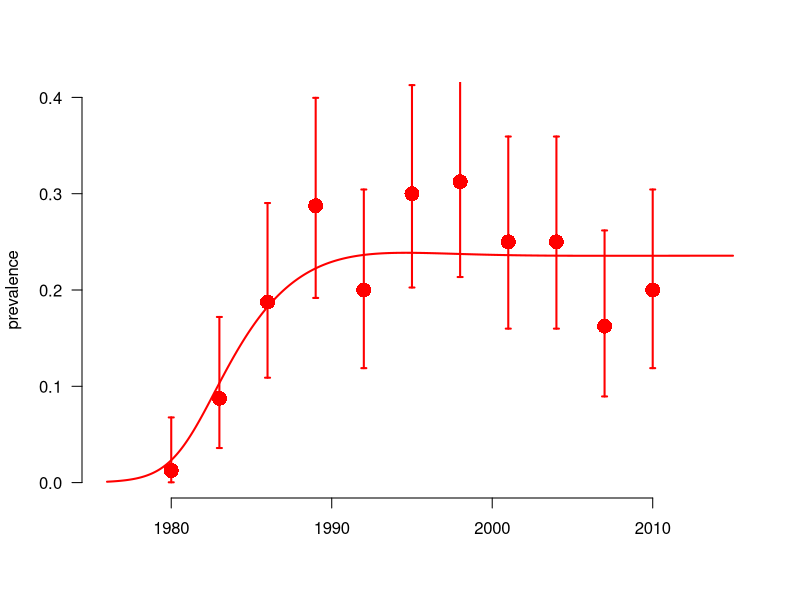
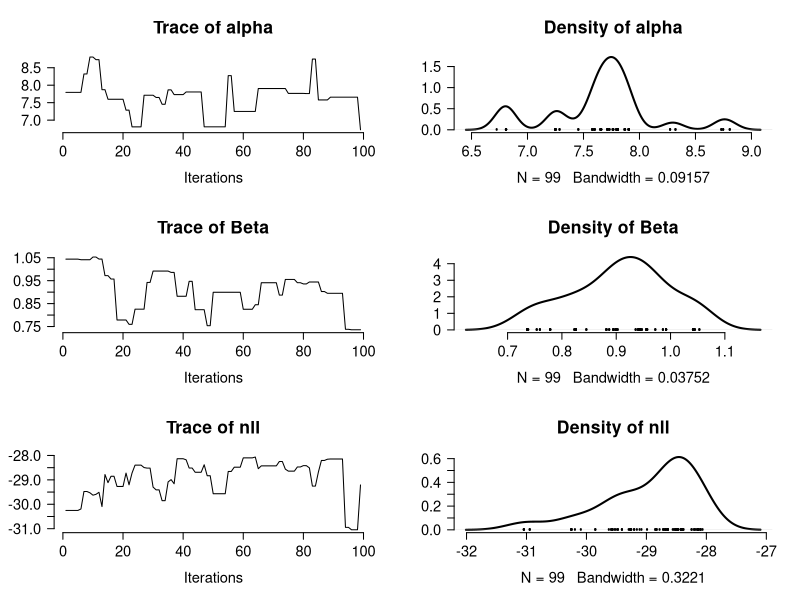

Write R code to recreate these figures, in order. (Note: this script raises an error after producing the figures.)
## Introduction to MCMC 2: Fitting an SI model to an HIV epidemic with adaptive block MCMC
## Steve Bellan 2015

## Meaningful Modeling of Epidemiologic Data, 2015 AIMS, Muizenberg

###################################################################### 

## By the end of this tutorial you should…

## * Understand how to simulate cross-sectional prevalence data around a simulated epidemic.
## * Calculate a binomial likelihood from these prevalence data and a fully specified epidemic model.
## * Be able to explain sequential, block, and adative Metropolis Hastings sampling algorithms.
## * Know how to assess multivariate MCMC chains for convergence both with trace plots and the Gelman-Rubin diagnostic.
## * Create 95% credible intervals (CrI's) and contours from the posterior

require(boot); require(deSolve); require(ellipse); require(coda)

## Function that makes a list of disease parameters with default values
disease_params <- function(Beta = 0.9
                           , alpha = 8 ## rate of beta decline with prevalence
                           , progRt = (1/10)*4 ## rate of of progression through each of the I classes, for 10 years total
                           , birthRt = .03 ## birth rate, 3% of people give birth per year
                           , deathRt = 1/60 ## 60 year natural life expectancy
                           )
    return(as.list(environment()))

disease_params()
disease_params(Beta = .2)

initPrev <- exp(-7) ## infected at start
tseqMonth <- seq(1976, 2015, by = 1/12)
init <- c(S=1, I1=initPrev, I2=0, I3=0, I4=0, CI = 0, CD = 0) ## modeling proportion of population
Is <- paste0('I',1:4) ## for easy indexing

## Define the SI ODE model. This model is equivalent to the model in HIV Spreadsheet #3. 
SImod <- function(tt, yy, parms) with(c(parms,as.list(yy)), {
    ## State variables are: S, I1, I2, I3, I4
    ## derived quantitties
    I <- I1+I2+I3+I4           ## total infecteds
    N <- I + S                 ## total population
    transmissionCoef <- Beta * exp(-alpha * I/N) ## Infectious contact rate
    ## state variable derivatives (ODE system)
    deriv <- rep(NA,7)
    deriv[1] <-	birthRt*N - deathRt*S - transmissionCoef*S*I/N ## Instantaneous rate of change: Susceptibles
    deriv[2] <-	transmissionCoef*S*I/N - progRt*I1 - deathRt*I1 ## Instantaneous rate of change: Infection class I1
    deriv[3] <-	progRt*I1 - progRt*I2 - deathRt*I2 ## Instantaneous rate of change:  Infection class I2
    deriv[4] <-	progRt*I2 - progRt*I3 - deathRt*I3 ## Instantaneous rate of change: Infection class I3 
    deriv[5] <-	progRt*I3 - progRt*I4 - deathRt*I4 ## Instantaneous rate of change: Infection class I4
    deriv[6] <-	transmissionCoef*S*I/N ## Instantaneous rate of change: Cumulative incidence
    deriv[7] <-	progRt*I4 ## Instantaneous rate of change: Cumulative mortality
    return(list(deriv))
})

## Function to run the deterministic model simulation, based on the ODE system defined in SImod().
simEpidemic <- function(init, tseq = tseqMonth, modFunction=SImod, parms = disease_params()) {
    simDat <- as.data.frame(lsoda(init, tseq, modFunction, parms=parms))
    simDat$I <- rowSums(simDat[, Is])
    simDat$N <- rowSums(simDat[, c('S',Is)])
    simDat$P <- with(simDat, I/N)
    return(simDat)
}

## Function to 'sample' the population:
## From a simulated epidemic, measure prevalence at several time points by performing
## cross-sectional samples of individuals at each time, testing them, and then calculating sample
## prevalence and associated binomial confidence intervals
sampleEpidemic <- function(simDat # Simulated data (produced by a call to simEpidemic()) representing the 'true' underlying epidemic trajectory
                           , sampleDates = seq(1980, 2010, by = 3) # Sample every 3 years from 1980 to 2010
                           , numSamp = rep(80, length(sampleDates)) # Number of individuals sampled at each time point
                           ) {
    prev_at_sample_times <- simDat[simDat$time %in% sampleDates, 'P']
    numPos <- rbinom(length(numSamp), numSamp, prev_at_sample_times)
    lci <- mapply(function(x,n) binom.test(x,n)$conf.int[1], x = numPos, n = numSamp)
    uci <- mapply(function(x,n) binom.test(x,n)$conf.int[2], x = numPos, n = numSamp)    
    return(data.frame(time = sampleDates, numPos, numSamp, sampPrev =  numPos/numSamp,
                      lci = lci, uci = uci))
}

## Run system of ODEs for "true" parameter values
trueParms <- disease_params() # Default model parameters are defined in lines 20-26
simDat <- simEpidemic(init, parms = trueParms) # Simulated epidemic (underlying process)

par(bty='n', lwd = 2)
# Plot simulated prevalence through time:
with(simDat, plot(time, P, xlab = '', ylab = 'prevalence', type = 'l', ylim = c(0,.4), col='red', las = 1))
## Take cross-sectional sample of individuals to get prevalence estimates at multiple time points:
set.seed(1) # Initiate the random number generator (so everyone's simulation looks the same)
myDat <- sampleEpidemic(simDat) # Simulate data from the sampling process (function defined above)
points(myDat$time, myDat$sampPrev, col = 'red', pch = 16, cex = 2) # Plot sample prevalence at each time point
arrows(myDat$time, myDat$uci, myDat$time, myDat$lci, col = 'red', len = .025, angle = 90, code = 3) # Plot 95% CI's around the sample prevalences

## To start, we need to write a -log likelihood function that gives the probability that a given parameter set
## (Beta, alpha values) would generate the observed data. Remember that we are assuming that there is some
## true underlying epidemic curve that is deterministic and the data we observe are only noisy
## because of sampling/observation error (not because the underying curve is also
## noisy--i.e. process error--which would be particularly likely for epidemics in small populations).

## We assume binomial sampling errors. So we can write the -log-likelihood as the probability of
## observing the observed number positive out of each sample if the prevalence is the value generated by
## a model parameterized by a given set of parameters:

llikelihood <- function(parms = disease_params(), obsDat=myDat) {
    simDat <- simEpidemic(init, parms=parms)
    ## What are the rows from our simulation at which we have observed data?
    matchedTimes <- simDat$time %in% obsDat$time
    lls <- dbinom(obsDat$numPos, obsDat$numSamp, prob = simDat$P[matchedTimes], log = T)
    return(sum(lls))
}
llikelihood(trueParms) ## loglikelihood of the true parameters (which we usually never know)
llikelihood(disease_params(Beta = 3, alpha = 1))  ## vs some random guessed parameters

## Log-Prior (assume uninformative)
lprior <- function(parms=disease_params()) with(parms, {
    lp <- 0     ## whatever the parameters are, assume they have the same probability
    return(lp)
})

llikePrior <- function(fit.params=NULL, ## parameters to fit
                       ref.params = disease_params(), ## reference parameters
                       obsDat=myDat) { ## observed data
    parms <- within(ref.params, { ## subs fitting parameters into reference parameter vector
        for(nm in names(fit.params)) assign(nm, as.numeric(fit.params[nm]))
        rm(nm)
    })
    llikelihood(parms, obsDat=obsDat) + lprior(parms)
}
llikePrior(obsDat=myDat)

logParms <- function(fit.params) {
    fit.params <- log(fit.params)
    names(fit.params) <- paste0('log',names(fit.params))
    return(fit.params)
}
unlogParms <- function(fit.params) {
    fit.params <- exp(fit.params)
    names(fit.params) <- sub('log','', names(fit.params))
    return(fit.params)
}
unlogParms(logParms(c(alpha = 3, Beta=.3)))

## set bounds on initial parameter guesses
initBounds <- data.frame(rbind( ## for initial conditions
                               c(log(.2),log(2)) ## beta
                               ,c(log(1), log(30)) ## alpha
                               ,c(log(1),log(1/10)))) ## progRt
colnames(initBounds) <- c('lower','upper')
rownames(initBounds) <- c('logBeta','logalpha','logprogRt')
class(initBounds[,2]) <- class(initBounds[,1]) <- 'numeric'
initBounds

##  randomly select a value that is uniformly distributed between these bounds
initRand <- function(fit.params) {
    fit.params <- logParms(fit.params)
    tempnm <- names(fit.params)
    for(nm in tempnm) fit.params[nm] <- runif(1, min = initBounds[rownames(initBounds)==nm, 'lower'], 
                                              max =  initBounds[row.names(initBounds)==nm, 'upper'])
    return(unlogParms(fit.params))
}
## give it parameter vector and it will simulate random values within the bounds for those values
initRand(c(alpha = 3, Beta = 1)) 
initRand(c(alpha = NA, Beta = NA)) ## independent of the inputs, just requires the parameter vector names

mcmcSampler <- function(init.params, ref.params=disease_params(),
                        obsDat = myDat, seed = 1,
                        proposer = sequential.proposer(sdProps=sdProps),
                        adaptiveMCMC = F, startAdapt = 300,
                        plotterLoops = NULL, ## repeat plot of some iterations more to lengthen their display
                        showing = showingFXN(),
                        plotter = plotterTS, randInit = T, niter = 100, nburn = 0, adptBurn = 200,
                        verbose=0, plotNM=NULL, tell = 100) {
    if(verbose>2) browser()
    if(randInit) init.params <- initRand(init.params)
    current.params <- init.params
    nfitted <- length(current.params)
    vv <- 2 ## mcmc iteration
    accept <- 0
    curVal <- llikePrior(current.params, ref.params = ref.params, obsDat=obsDat)
    out <- matrix(NA, nr = niter, nc=length(current.params)+1)
    out[1,] <- c(current.params, nll = -curVal)
    colnames(out) <- c(names(current.params), 'nll')
    max_index <- dim(out)[1]
    last.it <- 0
    ## Store original covariance matrix
    if(proposer$type=='block') originalCovar <- get('covar', envir = environment(proposer$fxn)) 
    while(vv <= max_index) {
        if ((verbose > 1) || (verbose && (vv%%tell == 0))) print(paste("on iteration",vv,"of",last.it + niter + 1))
        ## Adaptive MCMC
        ## adapt covariance every 50 iterations
        if(adaptiveMCMC & proposer$type=='block' & vv > startAdapt & vv %% 50 == 0) {
            adptBurn <- min((startAdapt-50), adptBurn)
            ## will converge for vv large
            adaptedCovar <- 2.38^2 / nfitted * cov.wt(log(out[adptBurn:(vv-1),1:nfitted]))$cov 
            adaptedCovar <- adaptedCovar*.95 + originalCovar*.05 ## 95% adapted & 5% original
            rownames(adaptedCovar) <- colnames(adaptedCovar) <- names(current.params)
            assign('covar', adaptedCovar, envir = environment(proposer$fxn))
        }
        proposal0 <- proposer$fxn(logParms(current.params))
        onpar <- proposal0$onpar
        propt <- proposal0$type
        proposal <- unlogParms(proposal0$proposal)
        propVal <- llikePrior(proposal, ref.params = ref.params, obsDat=obsDat)
        lmh <- propVal - curVal ## likelihood ratio = log likelihood difference
        if (is.na(lmh)) { ## if NA, print informative info but don't accept it
            print(list(lmh=lmh, proposal=exp(proposal), vv=vv, seed=seed))
        } else { ## if it's not NA then do acception/rejection algorithm
            if (verbose > 1) print( c(lmh=lmh, propVal=propVal) )
            ## if MHR >= 1 or a uniform random # in [0,1] is <= MHR, accept otherwise reject
            if ( (lmh >= 0) | (runif(1,0,1) <= exp(lmh)) ) {
                current.params <- proposal
                if (vv>nburn) accept <- accept + 1 #only track acceptance after burn-in
                curVal <- propVal
            }
        }
        out[vv, ] <- c(current.params, nll=curVal)
        vv <- vv+1
        aratio <- accept/((vv-nburn))
    }
    colnames(out) <- c(names(current.params), 'nll')
    samp <- as.mcmc(out[1:nrow(out)>(nburn+1),])
    return(list(ref.params=ref.params
              , seed = seed
              , init.params = init.params
              , aratio = aratio
              , samp = samp
                ))
}

## Sequential proposal function: Propose one parameter at a time
sequential.proposer <- function(sdProps) {
    nfitted <- length(sdProps)
    on <- 0
    return(list(sdProps = sdProps, type = 'sequential',
                fxn = function(current) {
                    proposal <- current
                    proposal[on + 1] <- proposal[on + 1] + rnorm(1, mean = 0, sd = sdProps[on + 1])
                    on <<- (on+1) %% nfitted
                    list(proposal=proposal, onpar=on+1, type = 'sequential')
                }))
}

## Propose parameters within blocks
multiv.proposer <- function(covar, blockLS = list(rownames(covar))) {
    nblocks <- length(blockLS)
    on <- 0
    return(list(type = 'block',
                fxn = function(current) {
                    proposal <- current + rmnorm(1, mean = 0, varcov = covar)
                    propsosal <- as.vector(proposal)
                    names(proposal) <- names(current)
                    list(proposal=proposal,  type = 'block', covar=covar, onpar = NA)
                }))
       }

samp_Seq <- mcmcSampler(c(alpha=8, Beta=.9)
                      , seed = 1
                      , proposer = sequential.proposer(sdProps=c(.15,.15))
                      , randInit = T
                      , niter = 100
                      , nburn = 0
                      , verbose=0)

class(samp_Seq$samp)
## The coda package already knows how to plot MCMC objects by default
par('ps'=16, las = 1)
plot(samp_Seq$samp)

## Try changing the above to have niter = 1000. How does this affect the trace plots? Use
## Gelman-Rubin diagnostic to test convergence.
## Q3
chainList <- as.mcmc.list(list(posteriorSample1, posteriorSample2, posteriorSample3, posteriorSample4))
class(chainList)
gelman.diag(chainList)
